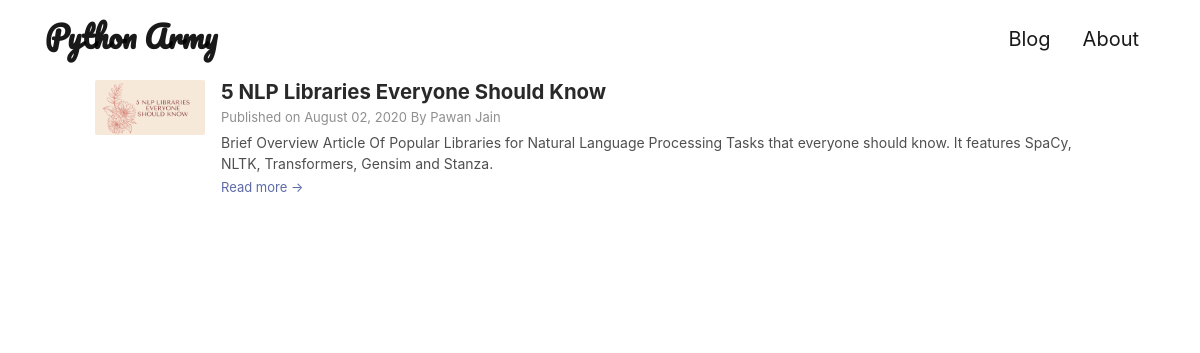
The page /tutorials/nlp/ on the database its author committed.
### app.py (models this page shows, shortened)
class blogpost(db.Model):
    id = db.Column(db.Integer, primary_key=True)
    title = db.Column(db.String(50), nullable=False)
    slug = db.Column(db.String(50), nullable=False)
    subtitle = db.Column(db.String(50), nullable=False)
    author = db.Column(db.String(10), nullable=False)
    date_posted = db.Column(db.DateTime, nullable=False)
    description = db.Column(db.Text, nullable=False)
    content = db.Column(db.Text, nullable=False)
    image = db.Column(db.String(50), nullable=False)
    tags = db.relationship("blogtag", secondary=tagged_posts, backref=db.backref("post", lazy="dynamic"))

### app.py (the view)
@app.route('/tutorials/<string:tag>/')
def tagged(tag):
    posts = blogpost.query.filter(blogpost.tags.any(tag=tag)).order_by(blogpost.date_posted.desc()).all()
    return render_template('tutorial.html', posts=posts, tag=tag.capitalize())

### templates/tutorial.html (shortened to what this page needs)
<!DOCTYPE html>
<html lang="en">
<head>
    <link id="theme-style" rel="stylesheet" href="{{ url_for('static', filename='css/theme-7.css') }}">
</head>
<body>
    <nav class="navbar navbar-expand-sm fixed-top navbar-light bg-white">
        <div class="container">
            <a class="navbar-brand" href="{{ url_for('home') }}"
                style="font-family: 'Pacifico'; font-size: 30px;"><b>Python
                    Army</b></a>
            <div class="collapse navbar-collapse" id="navbar1">
                <ul class="navbar-nav ml-auto">
                    <li class="nav-item active">
                        <a class="nav-link" href="{{ url_for('home') }}" style="font-size: 20px;">Blog</a>
                    </li>
                    <li class="nav-item active">
                        <a class="nav-link" href="{{ url_for('about') }}" style="font-size: 20px;">About</a>
                    </li>
                </ul>
            </div>
        </div>
    </nav>
    <!DOCTYPE html>
<html lang="en">
<head>
    <link id="theme-style" rel="stylesheet" href="{{ url_for('static', filename='css/theme-7.css') }}">
</head>
<body>
    <nav class="navbar navbar-expand-sm fixed-top navbar-light bg-white">
        <div class="container">
            <a class="navbar-brand" href="{{ url_for('home') }}" style="font-family: 'Pacifico'; font-size: 30px;"><b>Python
                    Army</b></a>
            <div class="collapse navbar-collapse" id="navbar1">
                <ul class="navbar-nav ml-auto">
                    <li class="nav-item active">
                        <a class="nav-link" href="{{ url_for('home') }}" style="font-size: 20px;">Blog</a>
                    </li>
                    <li class="nav-item active">
                        <a class="nav-link" href="{{ url_for('about') }}" style="font-size: 20px;">About</a>
                    </li>
                </ul>
            </div>
        </div>
    </nav>
    <div class="main-wrapper">
        <section class="blog-list px-3 py-5 p-md-5">
            <div class="container">
                {% for post in posts %}
                <div class="item mb-5">
                    <div class="media">
                        <img class="mr-3 img-fluid post-thumb d-none d-md-flex"
                            src="/static/images/blog01/{{post.image}}" alt="{{post.subtitle}}">
                        <div class="media-body">
                            <h3 class="title mb-1"><a href="blog-post.html">{{ post.title }}</a></h3>
                            <div class="meta mb-1">
                                <span class="date">Published on {{ post.date_posted.strftime('%B %d, %Y') }}</span>
                                <span class="time">By {{ post.author }}</span>
                            </div>
                            <div class="intro">
                                {{ post.description }}
                            </div>
                            <a class="more-link" href="/article/{{post.slog}}/">Read more &rarr;</a>
                        </div>
                    </div>
                </div>
                {% endfor %}
            </div>
        </section>
    </div>
    </body>
</html>

### rows shown on the page
blogpost: image (picture), title "5 NLP Libraries Everyone Should Know", date_posted "August 02, 2020", author "Pawan Jain", description "Brief Overview Article Of Popular Libraries for Natural Language Processing Tasks that everyone should know. It features SpaCy, NLTK, Transformers, Gensim and Stanza."
